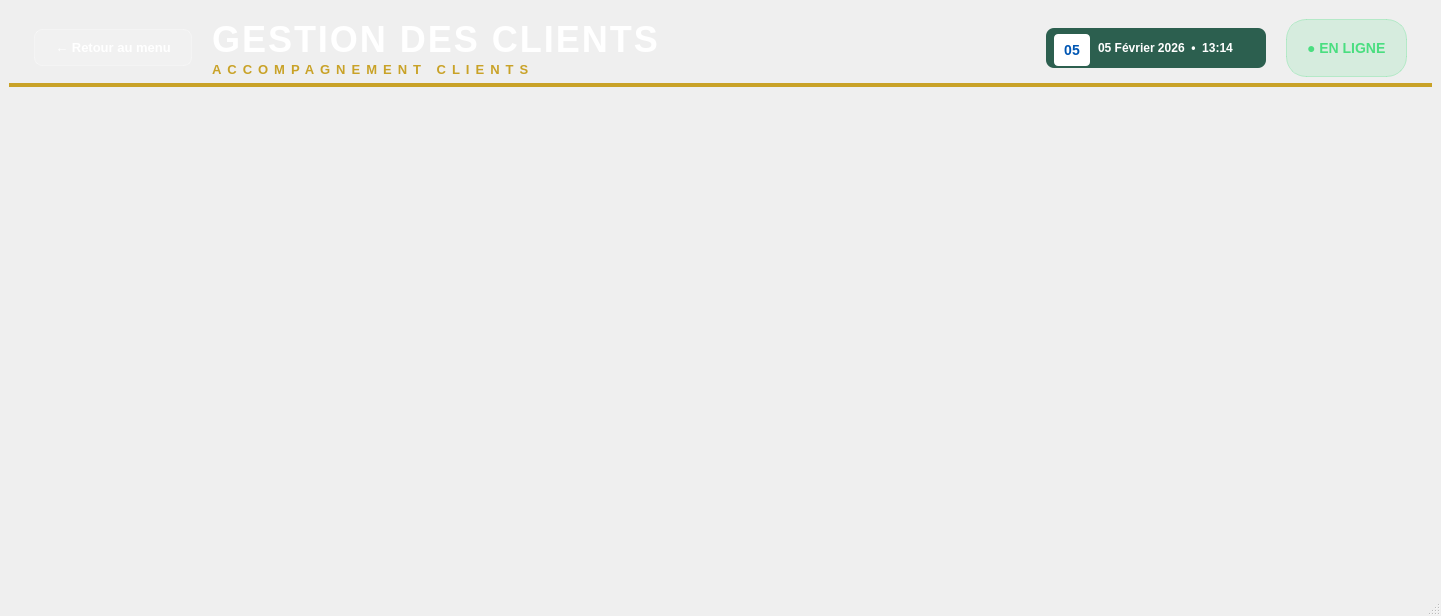
<?xml version="1.0" encoding="UTF-8"?>
<ui version="4.0">
 <class>MainWindow</class>
 <widget class="QMainWindow" name="MainWindow">
  <property name="geometry">
   <rect>
    <x>0</x>
    <y>0</y>
    <width>1441</width>
    <height>616</height>
   </rect>
  </property>
  <property name="windowTitle">
   <string>Gestion des Clients - Olive Livery</string>
  </property>
  <property name="minimumSize">
   <size>
    <width>1200</width>
    <height>550</height>
   </size>
  </property>
  <property name="styleSheet">
   <string notr="true">/* ═══════════════════════════════════════════════════════════════
   GESTION CLIENTS - PROFESSIONAL DASHBOARD THEME
   Version 2.0 - Modern Industrial Design (Style from Production)
═══════════════════════════════════════════════════════════════ */

QMainWindow {
    background: qlineargradient(x1:0, y1:0, x2:1, y2:1, 
                stop:0 #f8f9fa, stop:0.5 #e9ecef, stop:1 #f8f9fa);
}

/* ─────────────────────────────────────────────────────────────────
   HEADER SECTION
───────────────────────────────────────────────────────────────── */
#headerWidget {
    background: qlineargradient(x1:0, y1:0, x2:1, y2:0, 
                stop:0 #1B4332, stop:0.5 #2D5A45, stop:1 #1B4332);
    border-bottom: 4px solid #C9A227;
}

#label_titre_principal {
    color: white;
    font-size: 36px;
    font-weight: 800;
    font-family: 'Segoe UI', 'Arial Black', sans-serif;
    letter-spacing: 2px;
}

#label_titre_sous {
    color: #C9A227;
    font-size: 13px;
    font-weight: 600;
    font-family: 'Segoe UI', Arial, sans-serif;
    letter-spacing: 6px;
}

#label_en_ligne {
    color: #4ADE80;
    font-size: 14px;
    font-weight: bold;
    font-family: 'Segoe UI', Arial, sans-serif;
    padding: 8px 16px;
    background-color: rgba(74, 222, 128, 0.15);
    border-radius: 20px;
    border: 1px solid rgba(74, 222, 128, 0.3);
}

#pushButton_retour {
    background-color: rgba(255, 255, 255, 0.15);
    color: white;
    font-size: 13px;
    font-weight: 600;
    font-family: 'Segoe UI', Arial, sans-serif;
    padding: 10px 20px;
    border-radius: 8px;
    border: 1px solid rgba(255, 255, 255, 0.3);
    min-width: 100px;
}

#pushButton_retour:hover {
    background-color: rgba(255, 255, 255, 0.25);
    border: 1px solid rgba(255, 255, 255, 0.5);
}

#pushButton_retour:pressed {
    background-color: rgba(255, 255, 255, 0.1);
}

/* ─────────────────────────────────────────────────────────────────
   TAB WIDGET - MODERN DESIGN
───────────────────────────────────────────────────────────────── */
QTabWidget::pane {
    border: none;
    background-color: transparent;
    border-radius: 12px;
    margin-top: 5px;
}

QTabBar {
    background: transparent;
}

QTabBar::tab {
    background-color: white;
    color: #666;
    padding: 12px 24px;
    margin-right: 4px;
    border: none;
    border-radius: 8px 8px 0 0;
    font-size: 13px;
    font-weight: 600;
    font-family: 'Segoe UI', Arial, sans-serif;
    min-width: 120px;
}

QTabBar::tab:selected {
    background-color: #1B4332;
    color: white;
    font-weight: 700;
}

QTabBar::tab:hover:!selected {
    background-color: #f0f0f0;
    color: #1B4332;
}

/* ─────────────────────────────────────────────────────────────────
   GROUP BOX - CARD STYLE (Statistics Cards Style)
───────────────────────────────────────────────────────────────── */
QGroupBox {
    font-size: 14px;
    font-weight: 700;
    font-family: 'Segoe UI', Arial, sans-serif;
    color: #1B4332;
    background-color: white;
    border: 1px solid #e0e0e0;
    border-radius: 12px;
    margin-top: 20px;
    padding: 20px 15px 15px 15px;
}

QGroupBox:hover {
    border: 1px solid #1B4332;
}

QGroupBox::title {
    subcontrol-origin: margin;
    subcontrol-position: top left;
    left: 20px;
    top: 0px;
    padding: 8px 16px;
    background-color: #1B4332;
    color: white;
    border-radius: 8px;
    font-size: 13px;
}

/* ─────────────────────────────────────────────────────────────────
   INPUT FIELDS - MODERN STYLE
───────────────────────────────────────────────────────────────── */
QLineEdit, QSpinBox, QDoubleSpinBox, QDateEdit, QComboBox {
    padding: 10px 14px;
    border: 2px solid #e0e0e0;
    border-radius: 8px;
    background-color: #fafafa;
    color: #333;
    font-size: 14px;
    font-family: 'Segoe UI', Arial, sans-serif;
    min-height: 20px;
    selection-background-color: #1B4332;
}

QLineEdit:focus, QSpinBox:focus, QDoubleSpinBox:focus, QDateEdit:focus, QComboBox:focus {
    border: 2px solid #1B4332;
    background-color: white;
}

QLineEdit:hover, QSpinBox:hover, QDoubleSpinBox:hover, QDateEdit:hover, QComboBox:hover {
    border: 2px solid #4ADE80;
}

QComboBox::drop-down {
    border: none;
    padding-right: 15px;
    width: 30px;
}

QComboBox QAbstractItemView {
    border: 2px solid #1B4332;
    border-radius: 8px;
    background-color: white;
    selection-background-color: #1B4332;
    selection-color: white;
    padding: 5px;
}

/* ─────────────────────────────────────────────────────────────────
   TEXT EDIT - MODERN STYLE
───────────────────────────────────────────────────────────────── */
QTextEdit, QTextBrowser {
    border: 2px solid #e0e0e0;
    border-radius: 8px;
    background-color: #fafafa;
    color: #333;
    font-size: 14px;
    font-family: 'Segoe UI', Arial, sans-serif;
    padding: 12px;
}

QTextEdit:focus, QTextBrowser:focus {
    border: 2px solid #1B4332;
    background-color: white;
}

/* ─────────────────────────────────────────────────────────────────
   BUTTONS - PROFESSIONAL STYLE (Module Card Button Style)
───────────────────────────────────────────────────────────────── */
QPushButton {
    padding: 12px 24px;
    border-radius: 8px;
    font-size: 14px;
    font-weight: 600;
    font-family: 'Segoe UI', Arial, sans-serif;
    min-width: 120px;
    border: none;
}

/* Primary Buttons */
#pushButton_ajouter, 
#pushButton_modifier, 
#pushButton_consulter, 
#pushButton_rechercher,
#pushButton_trier,
#pushButton_stat,
#pushButton_rapport,
#btnAjouter,
#btnModifier {
    background: qlineargradient(x1:0, y1:0, x2:0, y2:1, 
                stop:0 #234E3E, stop:1 #1B4332);
    color: white;
    border: none;
}

#pushButton_ajouter:hover, 
#pushButton_modifier:hover, 
#pushButton_consulter:hover, 
#pushButton_rechercher:hover,
#pushButton_trier:hover,
#pushButton_stat:hover,
#pushButton_rapport:hover,
#btnAjouter:hover,
#btnModifier:hover {
    background: qlineargradient(x1:0, y1:0, x2:0, y2:1, 
                stop:0 #2D5A45, stop:1 #234E3E);
}

#pushButton_ajouter:pressed, 
#pushButton_modifier:pressed, 
#pushButton_consulter:pressed, 
#pushButton_rechercher:pressed,
#pushButton_trier:pressed,
#pushButton_stat:pressed,
#pushButton_rapport:pressed,
#btnAjouter:pressed,
#btnModifier:pressed {
    background: #0F2A1F;
}

/* Danger Button */
#pushButton_supprimer,
#btnSupprimer {
    background: qlineargradient(x1:0, y1:0, x2:0, y2:1, 
                stop:0 #EF4444, stop:1 #DC2626);
    color: white;
}

#pushButton_supprimer:hover,
#btnSupprimer:hover {
    background: qlineargradient(x1:0, y1:0, x2:0, y2:1, 
                stop:0 #F87171, stop:1 #EF4444);
}

#pushButton_supprimer:pressed,
#btnSupprimer:pressed {
    background: #B91C1C;
}

/* Export Buttons */
#pushButton_pdf, #pushButton_exportRapport {
    background: qlineargradient(x1:0, y1:0, x2:0, y2:1, 
                stop:0 #E53935, stop:1 #C62828);
    color: white;
}

#pushButton_pdf:hover, #pushButton_exportRapport:hover {
    background: qlineargradient(x1:0, y1:0, x2:0, y2:1, 
                stop:0 #EF5350, stop:1 #E53935);
}

#pushButton_excel {
    background: qlineargradient(x1:0, y1:0, x2:0, y2:1, 
                stop:0 #2E7D32, stop:1 #1B5E20);
    color: white;
}

#pushButton_excel:hover {
    background: qlineargradient(x1:0, y1:0, x2:0, y2:1, 
                stop:0 #43A047, stop:1 #2E7D32);
}

#pushButton_word {
    background: qlineargradient(x1:0, y1:0, x2:0, y2:1, 
                stop:0 #1976D2, stop:1 #1565C0);
    color: white;
}

#pushButton_word:hover {
    background: qlineargradient(x1:0, y1:0, x2:0, y2:1, 
                stop:0 #1E88E5, stop:1 #1976D2);
}

#pushButton_txt {
    background: qlineargradient(x1:0, y1:0, x2:0, y2:1, 
                stop:0 #455A64, stop:1 #37474F);
    color: white;
}

#pushButton_txt:hover {
    background: qlineargradient(x1:0, y1:0, x2:0, y2:1, 
                stop:0 #546E7A, stop:1 #455A64);
}

/* Clear/Reset Button */
#pushButton_clear {
    background-color: #6B7280;
    color: white;
}

#pushButton_clear:hover {
    background-color: #4B5563;
}

/* ─────────────────────────────────────────────────────────────────
   PROGRESS BAR - MODERN ANIMATED STYLE
───────────────────────────────────────────────────────────────── */
QProgressBar {
    border: none;
    border-radius: 10px;
    text-align: center;
    font-weight: 700;
    font-size: 13px;
    background-color: #e5e7eb;
    min-height: 24px;
    color: white;
}

QProgressBar::chunk {
    background: qlineargradient(x1:0, y1:0, x2:1, y2:0, 
                stop:0 #1B4332, stop:0.5 #234E3E, stop:1 #1B4332);
    border-radius: 10px;
}

/* ─────────────────────────────────────────────────────────────────
   TABLE WIDGET - PROFESSIONAL STYLE
───────────────────────────────────────────────────────────────── */
QTableWidget {
    border: none;
    border-radius: 8px;
    background-color: white;
    gridline-color: #f0f0f0;
    font-size: 13px;
    font-family: 'Segoe UI', Arial, sans-serif;
}

QTableWidget::item {
    padding: 12px;
    border-bottom: 1px solid #f0f0f0;
}

QTableWidget::item:selected {
    background-color: rgba(27, 67, 50, 0.1);
    color: #1B4332;
}

QTableWidget::item:hover {
    background-color: rgba(27, 67, 50, 0.05);
}

QHeaderView::section {
    background: qlineargradient(x1:0, y1:0, x2:0, y2:1, 
                stop:0 #1B4332, stop:1 #163829);
    color: white;
    padding: 14px 12px;
    border: none;
    font-weight: 700;
    font-size: 12px;
    text-transform: uppercase;
    letter-spacing: 1px;
}

/* ─────────────────────────────────────────────────────────────────
   LABELS - TYPOGRAPHY
───────────────────────────────────────────────────────────────── */
QLabel {
    color: #333;
    font-size: 14px;
    font-family: 'Segoe UI', Arial, sans-serif;
}

/* ─────────────────────────────────────────────────────────────────
   CHECKBOX - MODERN STYLE
───────────────────────────────────────────────────────────────── */
QCheckBox {
    font-size: 14px;
    font-family: 'Segoe UI', Arial, sans-serif;
    color: #374151;
    spacing: 12px;
    padding: 8px;
}

QCheckBox::indicator {
    width: 22px;
    height: 22px;
    border-radius: 6px;
}

QCheckBox::indicator:unchecked {
    background-color: #fafafa;
    border: 2px solid #d1d5db;
}

QCheckBox::indicator:unchecked:hover {
    border: 2px solid #1B4332;
}

QCheckBox::indicator:checked {
    background-color: #1B4332;
    border: 2px solid #1B4332;
}

/* ─────────────────────────────────────────────────────────────────
   SCROLLBAR - MINIMAL STYLE
───────────────────────────────────────────────────────────────── */
QScrollBar:vertical {
    border: none;
    background: #f0f0f0;
    width: 10px;
    border-radius: 5px;
    margin: 0;
}

QScrollBar::handle:vertical {
    background: #c0c0c0;
    border-radius: 5px;
    min-height: 30px;
}

QScrollBar::handle:vertical:hover {
    background: #1B4332;
}

QScrollBar::add-line:vertical, QScrollBar::sub-line:vertical {
    height: 0;
}

QScrollBar:horizontal {
    border: none;
    background: #f0f0f0;
    height: 10px;
    border-radius: 5px;
}

QScrollBar::handle:horizontal {
    background: #c0c0c0;
    border-radius: 5px;
    min-width: 30px;
}

QScrollBar::handle:horizontal:hover {
    background: #1B4332;
}
   </string>
  </property>
  <widget class="QWidget" name="centralwidget">
   <layout class="QVBoxLayout" name="verticalLayout">
    <!-- BANDE SUPERIEURE -->
    <item>
     <widget class="QWidget" name="headerWidget">
      <property name="minimumHeight">
       <number>65</number>
      </property>
      <property name="maximumHeight">
       <number>65</number>
      </property>
      <property name="styleSheet">
       <string></string>
      </property>
      <layout class="QHBoxLayout" name="horizontalLayout_header">
       <property name="spacing">
        <number>20</number>
       </property>
       <property name="leftMargin">
        <number>25</number>
       </property>
       <property name="topMargin">
        <number>10</number>
       </property>
       <property name="rightMargin">
        <number>25</number>
       </property>
       <property name="bottomMargin">
        <number>10</number>
       </property>
       <item>
        <widget class="QPushButton" name="pushButton_retour">
         <property name="maximumWidth">
          <number>150</number>
         </property>
         <property name="text">
          <string>← Retour au menu</string>
         </property>
        </widget>
       </item>
       <item>
        <layout class="QVBoxLayout" name="verticalLayout_title">
         <property name="spacing">
          <number>2</number>
         </property>
         <item>
          <widget class="QLabel" name="label_titre_principal">
           <property name="text">
            <string>GESTION DES CLIENTS</string>
           </property>
           <property name="alignment">
            <set>Qt::AlignLeft|Qt::AlignVCenter</set>
           </property>
          </widget>
         </item>
         <item>
          <widget class="QLabel" name="label_titre_sous">
           <property name="text">
            <string>ACCOMPAGNEMENT CLIENTS</string>
           </property>
           <property name="alignment">
            <set>Qt::AlignLeft|Qt::AlignVCenter</set>
           </property>
          </widget>
         </item>
        </layout>
       </item>
       <item>
        <spacer name="horizontalSpacer_left">
         <property name="orientation">
          <enum>Qt::Horizontal</enum>
         </property>
         <property name="sizeHint" stdset="0">
          <size>
           <width>40</width>
           <height>20</height>
          </size>
         </property>
        </spacer>
       </item>
       <item>
        <widget class="QWidget" name="dateTimeWidget" native="true">
         <property name="minimumSize">
          <size>
           <width>220</width>
           <height>40</height>
          </size>
         </property>
         <property name="maximumSize">
          <size>
           <width>220</width>
           <height>40</height>
          </size>
         </property>
         <property name="styleSheet">
          <string notr="true">#dateTimeWidget {
    background-color: #2C5F4F;
    border-radius: 8px;
    padding: 6px 12px;
}

#calendarIconLabel {
    background-color: white;
    border-radius: 4px;
    padding: 4px 6px;
    font-size: 14px;
    font-weight: 800;
    color: #0056b3;
    min-width: 24px;
    max-width: 24px;
    min-height: 24px;
    max-height: 24px;
}

#dateTimeLabel {
    color: white;
    font-size: 12px;
    font-weight: 600;
    font-family: 'Segoe UI', Arial, sans-serif;
}</string>
         </property>
         <layout class="QHBoxLayout" name="dateTimeLayout">
          <property name="spacing">
           <number>8</number>
          </property>
          <property name="leftMargin">
           <number>8</number>
          </property>
          <property name="topMargin">
           <number>6</number>
          </property>
          <property name="rightMargin">
           <number>8</number>
          </property>
          <property name="bottomMargin">
           <number>6</number>
          </property>
          <item>
           <widget class="QLabel" name="calendarIconLabel">
            <property name="text">
             <string>05</string>
            </property>
            <property name="alignment">
             <set>Qt::AlignCenter</set>
            </property>
           </widget>
          </item>
          <item>
           <widget class="QLabel" name="dateTimeLabel">
            <property name="text">
             <string>05 Février 2026  •  13:14</string>
            </property>
           </widget>
          </item>
         </layout>
        </widget>
       </item>
       <item>
        <widget class="QLabel" name="label_en_ligne">
         <property name="text">
          <string>● EN LIGNE</string>
         </property>
        </widget>
       </item>
      </layout>
     </widget>
    </item>
    <!-- FIN BANDE SUPERIEURE -->
    <item>
     <widget class="QTabWidget" name="tabWidget">
      <property name="currentIndex">
       <number>0</number>
      </property>
     </widget>
    </item>
   </layout>
  </widget>
  <widget class="QStatusBar" name="statusbar"/>
 </widget>
 <resources/>
 <connections/>
</ui>
